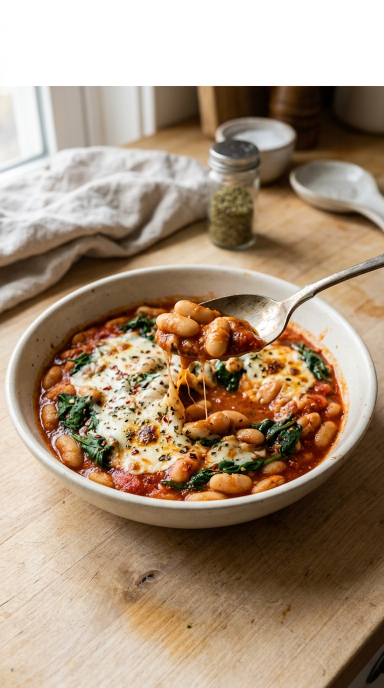
#> input picture brands/gutkitchen/media/pilot/hero.png, 768 x 1376 px (shown at 1/2 size); its folder holds 4 pictures in this run
$ python photographic.py
#> lines starting #> are read from the running program, lines starting #| are printed output that depends on the picture
"""Photo-led candidate stills with deterministic GutKitchen overlays.

The source plates are existing approved brand assets. Each candidate uses
different crops, framing, component systems and shot beats. New provider slots
can later replace these sources without changing brand logic.
"""
from __future__ import annotations

from pathlib import Path
from PIL import Image, ImageDraw, ImageFont, ImageEnhance, ImageFilter
import math

ROOT = Path(__file__).resolve().parents[2]
PILOT = ROOT / 'brands/gutkitchen/media/pilot'
OUT = ROOT / 'brands/gutkitchen/creative-engine-v2/candidates'
W, H = 1080, 1920
INK=(28,42,33); CREAM=(255,247,233); TOMATO=(216,75,54); CHEESE=(255,209,102); SKY=(203,232,231); LAV=(221,216,255); GREEN=(49,92,59); WHITE=(255,253,248)

def font(size: int, bold: bool=True):
    for name in ('Arial Bold.ttf' if bold else 'Arial.ttf','/System/Library/Fonts/Supplemental/Arial Bold.ttf' if bold else '/System/Library/Fonts/Supplemental/Arial.ttf'):
        try: return ImageFont.truetype(name,size)
        except OSError: pass
    return ImageFont.load_default()

def fit_crop(im: Image.Image, box: tuple[int,int,int,int], zoom: float=1.0, dx: float=0, dy: float=0) -> Image.Image:
    x1,y1,x2,y2=box; tw,th=x2-x1,y2-y1
    scale=max(tw/im.width,th/im.height)*zoom
    nw,nh=int(im.width*scale),int(im.height*scale)
    im=im.resize((nw,nh),Image.Resampling.LANCZOS)
    cx,cy=nw/2+dx*nw, nh/2+dy*nh
    l=max(0,min(nw-tw,int(cx-tw/2))); t=max(0,min(nh-th,int(cy-th/2)))
    return im.crop((l,t,l+tw,t+th))

def rounded(draw: ImageDraw.ImageDraw, box, fill, radius=24, outline=None, width=2):
    draw.rounded_rectangle(box, radius=radius, fill=fill, outline=outline, width=width)

def shadow_text(draw, xy, value, size, fill=WHITE, anchor='la', stroke=INK, stroke_width=5):
    draw.text(xy,value,font=font(size),fill=fill,anchor=anchor,stroke_width=stroke_width,stroke_fill=stroke)

def badge(draw, x, y, protein='~40g', fibre='15g+', dark=False):
    w,h=420,132; bg=INK if dark else CREAM; fg=CREAM if dark else INK
    rounded(draw,(x,y,x+w,y+h),bg,26)
    rounded(draw,(x+16,y+16,x+192,y+112),CHEESE,18); rounded(draw,(x+214,y+16,x+390,y+112),(244,227,178),18)
    draw.text((x+104,y+42),protein,font=font(34),fill=INK,anchor='mm'); draw.text((x+104,y+82),'PROTEIN',font=font(18),fill=INK,anchor='mm')
    draw.text((x+302,y+42),fibre,font=font(34),fill=INK,anchor='mm'); draw.text((x+302,y+82),'FIBRE',font=font(18),fill=INK,anchor='mm')
    draw.text((x+210,y+124),'label estimate · check your pack',font=font(15),fill=fg,anchor='mm')

def counter(draw, x, y, value, width=820, dark=True, label=None, label_size=27):
    label=label or f'TRACK THE NUMBER MOST PEOPLE IGNORE  ·  {value:.2f}g FIBRE'
    shadow_text(draw,(x,y),label,label_size,CREAM if dark else INK,stroke_width=4)
    draw.rounded_rectangle((x,y+52,x+width,y+82),radius=15,fill=(255,255,255,80) if dark else (28,42,33,45))
    pct=max(.04,min(value/20,1)); draw.rounded_rectangle((x,y+52,x+int(width*pct),y+82),radius=15,fill=CHEESE)
    draw.text((x,y+112),'0g',font=font(18),fill=CREAM if dark else INK); draw.text((x+width,y+112),'20g',font=font(18),fill=CREAM if dark else INK,anchor='ra')

def panel_text(draw, title, subtitle, bg=CREAM, accent=TOMATO):
    rounded(draw,(48,286,1032,590),bg,34); draw.text((88,342),title,font=font(62),fill=INK)
    draw.text((88,426),subtitle,font=font(28),fill=(94,105,95)); draw.rectangle((88,500,330,512),fill=accent)

def ingredient_chips(draw, items, active):
    y=1275
    for i,item in enumerate(items):
        yy=y+i*82; fill=CHEESE if i==active else (255,255,255)
        rounded(draw,(70,yy,760,yy+58),fill,18,INK if i==active else (255,255,255),2)
        draw.ellipse((88,yy+14,122,yy+48),fill=TOMATO if i==active else (244,227,178))
        draw.text((144,yy+29),item,font=font(27),fill=INK,anchor='lm')

def review_badge(draw):
    draw.rounded_rectangle((650,18,1038,86),radius=16,fill=(28,42,33,225))
    draw.text((844,38),'REVIEW STORYBOARD COMP',font=font(18),fill=CHEESE,anchor='mm')
    draw.text((844,66),'SHOT MEDIA PENDING',font=font(15),fill=CREAM,anchor='mm')

def footer(draw, label='REAL NUMBERS. NORMAL INGREDIENTS.'):
    draw.rectangle((0,1760,W,H),fill=INK); draw.text((52,1804),label,font=font(22),fill=CREAM)
    draw.text((52,1850),'GUTKITCHEN',font=font(36),fill=CHEESE); draw.text((W-52,1850),'SAVE THIS FOR YOUR NEXT SHOP',font=font(21),fill=CREAM,anchor='ra')

def grade(im: Image.Image, saturation=1.08, contrast=1.06, brightness=1.0):
    im = ImageEnhance.Color(im).enhance(saturation)
    im = ImageEnhance.Contrast(im).enhance(contrast)
    return ImageEnhance.Brightness(im).enhance(brightness)

def base_photo(name, zoom=1, dx=0, dy=0):
    im=Image.open(PILOT/name).convert('RGB'); return grade(fit_crop(im,(0,0,W,H),zoom,dx,dy))

def render(treatment, index):
    if treatment=='new-a': return render_a(index)
    if treatment=='new-b': return render_b(index)
    return render_c(index)

def render_a(i):
    sources=['hero.png','hero.png','ingredients.png','ingredients.png','pan.png','pan.png','hero.png','hero.png','ingredients.png','hero.png']
    titles=['THE 40g / 15g+ BOWL','THE SPOON TEST.','START WITH ONE TIN.','ADD TOMATO + GREENS.','SIMMER THE BUILD.','THE PROTEIN FINISH.','WATCH THE COUNTER.','THE LABEL DOES THE MATH.','SAVE THE LIST.','ONE BOWL. DONE.']
    im=base_photo(sources[i],1.08 + .025*(i%4),.018*(i-4),.018*(i%3))
    d=ImageDraw.Draw(im,'RGBA')
    d.rectangle((0,0,W,238),fill=(28,42,33,225)); d.text((52,48),'GUTKITCHEN  /  RECIPE BUILD',font=font(25),fill=TOMATO)
    shadow_text(d,(52,112),titles[i],64,CREAM,stroke_width=6); d.text((52,192),'normal supermarket ingredients · exact weights',font=font(25),fill=CREAM)
    badge(d,48,300); counter(d,70,1080,[15.69,15.69,15.04,15.25,15.52,15.69,15.69,15.69,15.69,15.69][i])
    if i in (2,3,4,5,8): ingredient_chips(d,['235g DRAINED CANNELLINI','150g PASSATA + 50g SPINACH','100g LIGHTER MOZZARELLA'],max(0,min(2,i-3)))
    else:
        rounded(d,(70,1280,1010,1535),(255,247,233,238),28); d.text((105,1335),'THE MATH',font=font(26),fill=TOMATO)
        d.text((105,1395),'40.025g protein',font=font(56),fill=INK); d.text((105,1470),'15.69g fibre lower bound · one bowl',font=font(30),fill=INK)
    footer(d)
    review_badge(d)
    return im

def render_b(i):
    sources=['hero.png','hero.png','ingredients.png','ingredients.png','hero.png','ingredients.png','hero.png','ingredients.png','hero.png','hero.png']
    titles=['IF 30g FIBRE SOUNDS IMPOSSIBLE','THE PHOTO PROOF.','ONE TIN DOES THE HEAVY LIFTING.','THE FIX IS NOT A SUPPLEMENT.','WATCH 15.04 → 15.69.','FOUR ITEMS. ONE BOWL.','THE LABEL DOES THE MATH.','BUILD THE BASKET.','THE PAYOFF.','SAVE THE 30g DAY.']
    im=Image.new('RGB',(W,H),SKY); d=ImageDraw.Draw(im,'RGBA')
    d.rectangle((0,0,W,270),fill=INK); d.text((52,42),'GUTKITCHEN  /  FIBRE CALCULATOR',font=font(25),fill=CHEESE)
    shadow_text(d,(52,112),titles[i],56,CREAM,stroke_width=6)
    rounded(d,(48,310,1032,1570),INK,36)
    photo=base_photo(sources[i],1.23 + .02*(i%3),.012*(i-4),.025)
    photo=photo.resize((500,889),Image.Resampling.LANCZOS); im.paste(photo,(82,378))
    d=ImageDraw.Draw(im,'RGBA'); d.rounded_rectangle((82,378,582,1267),radius=24,outline=CHEESE,width=5)
    values=[15.69,15.69,15.04,15.25,15.69,15.69,15.69,15.69,15.69,15.69][i]
    d.text((625,415),'FIBRE COUNTER',font=font(27),fill=CREAM); d.text((625,525),f'{values:.2f}g',font=font(104),fill=CHEESE)
    d.text((625,655),'PER BOWL',font=font(27),fill=CREAM); d.text((625,705),'LOWER BOUND',font=font(27),fill=CREAM)
    counter(d,625,805,values,340,label=f'FIBRE {values:.2f}g · LOWER BOUND',label_size=21); rounded(d,(625,980,985,1165),(255,247,233,235),22)
    d.text((655,1025),'THE BOWL',font=font(22),fill=TOMATO); d.text((655,1075),'beans + tomato +',font=font(29),fill=INK); d.text((655,1120),'greens + mozzarella',font=font(29),fill=INK)
    rounded(d,(82,1325,985,1510),(255,209,102,235),24); d.text((112,1370),'4 ITEMS. NORMAL SHOPPING.',font=font(31),fill=INK)
    d.text((112,1432),'cannellini · passata · spinach · lighter mozzarella',font=font(23),fill=INK)
    footer(d,'THE NUMBER IS THE HOOK.')
    return im

def render_c(i):
    sources=['hero.png','ingredients.png','ingredients.png','ingredients.png','pan.png','pan.png','hero.png','hero.png','ingredients.png','hero.png']
    titles=['PIZZA FLAVOUR. BEAN MATHS.','CRUNCH THE LABEL.','START WITH THE TIN.','BUILD THE COLOUR.','LET IT SIMMER.','MELT THE FINISH.','THE SPOON PAYOFF.','THE NUMBERS HOLD.','SHOP IT.','SAVE IT.']
    blocks=[('40g PROTEIN','one bowl. ordinary ingredients.'),('15.69g FIBRE','label-based lower bound'),('235g CANNELLINI','one tin does the heavy lifting.'),('150g + 50g','passata + spinach'),('SIMMER','ordinary pan. real texture.'),('100g MOZZARELLA','the protein finish'),('THE SPOON TEST.','cheese pull. beans in focus.'),('40.025g PROTEIN','15.69g fibre lower bound'),('SAVE THE LIST.','four items. one useful bowl.'),('SAVE THIS.','for your next shop.')]
    im=base_photo(sources[i],1.22 + .035*(i%4),.018*(i-4),.024*(i%3)); d=ImageDraw.Draw(im,'RGBA')
    d.rectangle((0,0,W,250),fill=(221,216,255,238)); d.text((52,40),'GUTKITCHEN  /  FOOD FIRST',font=font(25),fill=TOMATO)
    shadow_text(d,(52,105),titles[i],60,INK,stroke_width=0)
    badge(d,48,300,dark=True)
    title,sub=blocks[i]; rounded(d,(70,1325,1010,1575),(255,253,248,238),26); d.text((105,1375),title,font=font(58),fill=INK); d.text((105,1465),sub,font=font(29),fill=(94,105,95))
    footer(d,'TACTILE. NUMERIC. SAVEABLE.')
    return im

def main():
    OUT.mkdir(parents=True,exist_ok=True)
    for treatment in ('new-a','new-b','new-c'):
        for i in range(10):
            render(treatment,i).save(OUT/f'{treatment}-frame-{i+1:02d}.jpg',quality=88,subsampling=1,optimize=True)
#> in base_photo, im is the input picture: PIL image 768x1376 RGB; mean R, G, B 169, 147, 124.6
#> in fit_crop, `return im.crop((l,t,l+tw,t+th))`:
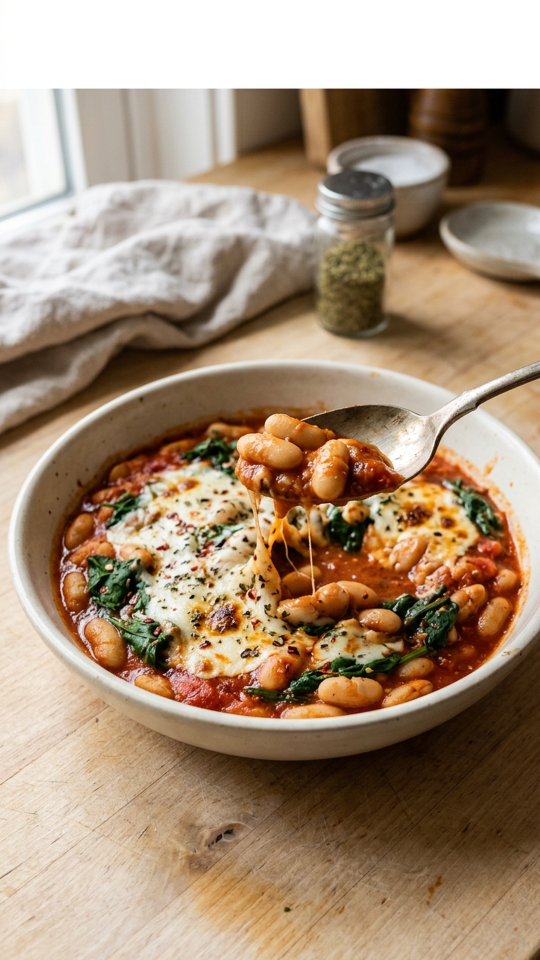
#> returned value: PIL image 1080x1920 RGB (shown at 1/2 size); mean R, G, B 165.7, 142.3, 118.8
#> in render, `if treatment=='new-a': return render_a(index)`:
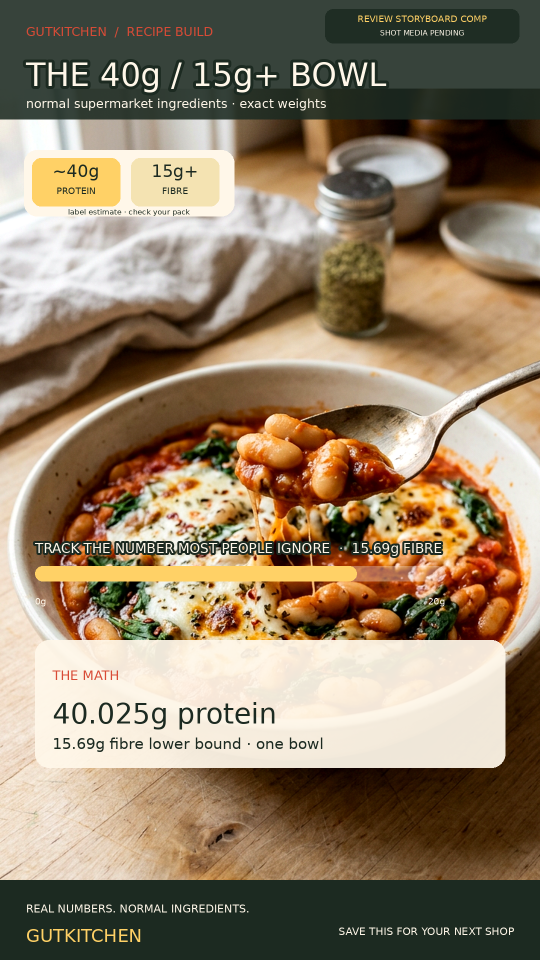
#> returned value: PIL image 1080x1920 RGB (shown at 1/2 size); mean R, G, B 144.7, 126.7, 102.6
            (OUT/f'{treatment}-frame-{i+1:02d}.svg').unlink(missing_ok=True)
            (OUT/f'{treatment}-frame-{i+1:02d}.png').unlink(missing_ok=True)
    print('OK 30 approved-plate storyboard stills')
if __name__=='__main__': main()
